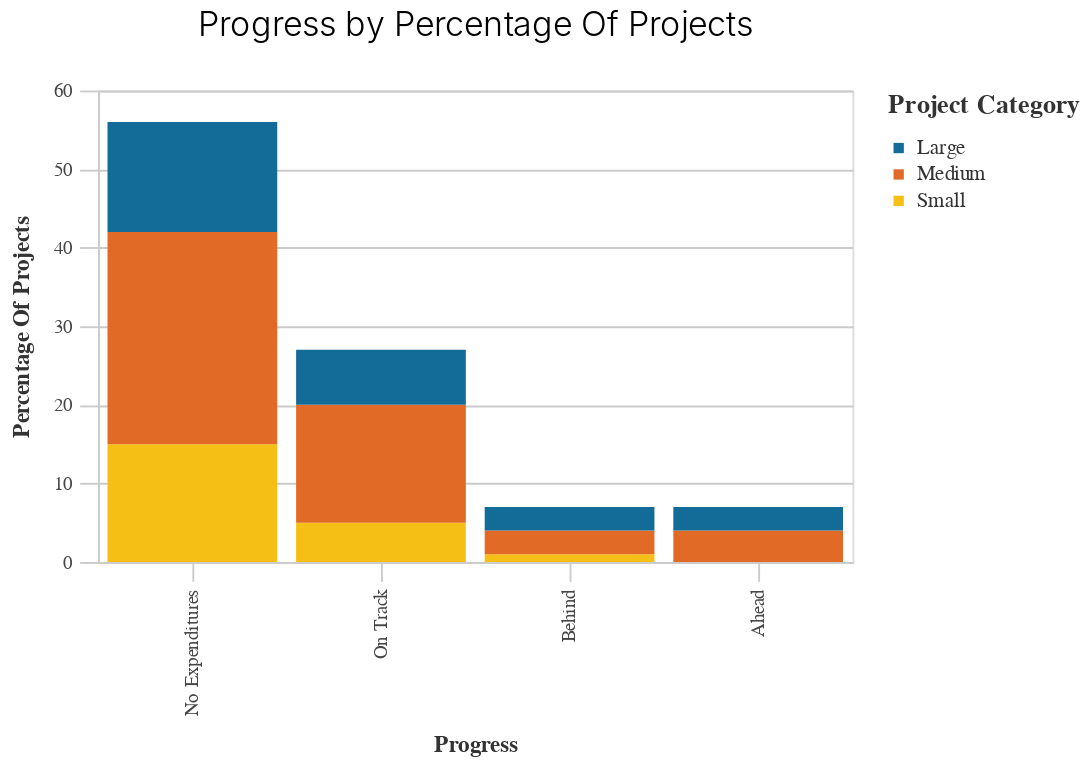

Notebook code cell kept with this figure:
### Code cell
chart_project_size4 = TIRCP_functions.basic_bar_chart(df2, 'Progress','Percentage_of_Projects', 'Project_Category') 
chart_project_size4

### Figure 1 — Vega-Lite specification as saved in the notebook (floating-point values rounded to 4 significant figures)
{"config": {"view": {"continuousWidth": 400, "continuousHeight": 300}, "axis": {"domainColor": "#cbcbcb", "grid": true, "gridColor": "#cbcbcb", "gridWidth": 1, "labelColor": "#474747", "labelFont": "Nunito Sans", "labelFontSize": 10, "labelPadding": 4, "tickColor": "#cbcbcb", "tickSize": 10, "titleColor": "#333", "titleFont": "Raleway", "titleFontSize": 12, "titlePadding": 10}, "axisBand": {"grid": false}, "background": "white", "font": "Raleway", "header": {"labelFont": "Nunito Sans", "titleFont": "Raleway"}, "legend": {"labelColor": "#333", "labelFont": "Nunito Sans", "labelFontSize": 11, "labelLimit": 0, "padding": 1, "symbolSize": 30, "symbolType": "square", "titleColor": "#333", "titleFont": "Raleway", "titleFontSize": 14, "titlePadding": 10}, "title": {"anchor": "middle", "font": "Raleway", "fontSize": 18, "fontWeight": 300, "offset": 20}}, "data": {"name": "data-5956ce097e9c3b9dd985f25b2d90b22a"}, "mark": "bar", "encoding": {"color": {"field": "Project_Category", "legend": {"title": "Project Category"}, "scale": {"range": ["#136C97", "#E16B26", "#F6BF16", "#00896B", "#7790A3", "#5B559C"]}, "type": "nominal"}, "x": {"field": "Progress", "sort": "-y", "title": "Progress", "type": "nominal"}, "y": {"field": "Percentage_of_Projects", "title": "Percentage Of Projects", "type": "quantitative"}}, "height": 250, "title": "Progress by Percentage Of Projects", "width": 400, "$schema": "https://vega.github.io/schema/vega-lite/v4.17.0.json", "datasets": {"data-5956ce097e9c3b9dd985f25b2d90b22a": [{"Project_Category": "Small", "Progress": "Behind", "Count_of_Projects": 1, "Sum_of_TIRCP": 1675000.0, "Percentage_of_Projects": 1.0}, {"Project_Category": "Small", "Progress": "No Expenditures", "Count_of_Projects": 11, "Sum_of_TIRCP": 49640000.0, "Percentage_of_Projects": 15.0}, {"Project_Category": "Small", "Progress": "On Track", "Count_of_Projects": 4, "Sum_of_TIRCP": 15300000.0, "Percentage_of_Projects": 5.0}, {"Project_Category": "Medium", "Progress": "Ahead", "Count_of_Projects": 3, "Sum_of_TIRCP": 79620000.0, "Percentage_of_Projects": 4.0}, {"Project_Category": "Medium", "Progress": "Behind", "Count_of_Projects": 2, "Sum_of_TIRCP": 20000000.0, "Percentage_of_Projects": 3.0}, {"Project_Category": "Medium", "Progress": "No Expenditures", "Count_of_Projects": 20, "Sum_of_TIRCP": 405000000.0, "Percentage_of_Projects": 27.0}, {"Project_Category": "Medium", "Progress": "On Track", "Count_of_Projects": 11, "Sum_of_TIRCP": 210600000.0, "Percentage_of_Projects": 15.0}, {"Project_Category": "Large", "Progress": "Ahead", "Count_of_Projects": 2, "Sum_of_TIRCP": 580800000.0, "Percentage_of_Projects": 3.0}, {"Project_Category": "Large", "Progress": "Behind", "Count_of_Projects": 2, "Sum_of_TIRCP": 469200000.0, "Percentage_of_Projects": 3.0}, {"Project_Category": "Large", "Progress": "No Expenditures", "Count_of_Projects": 10, "Sum_of_TIRCP": 2635000000.0, "Percentage_of_Projects": 14.0}, {"Project_Category": "Large", "Progress": "On Track", "Count_of_Projects": 5, "Sum_of_TIRCP": 1298000000.0, "Percentage_of_Projects": 7.0}]}}
